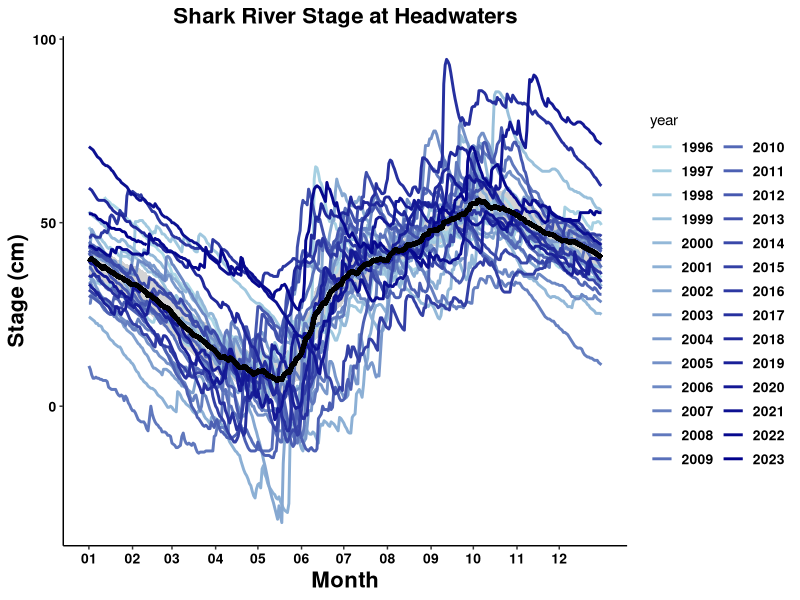
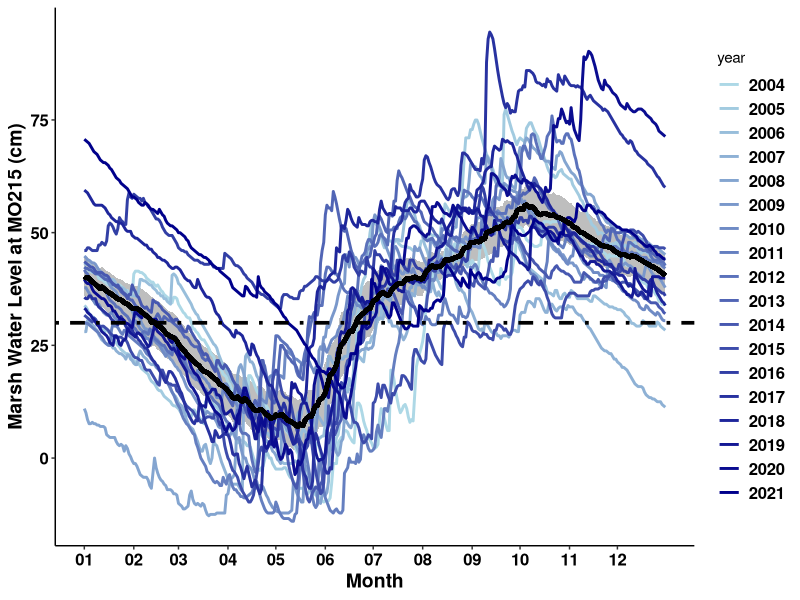
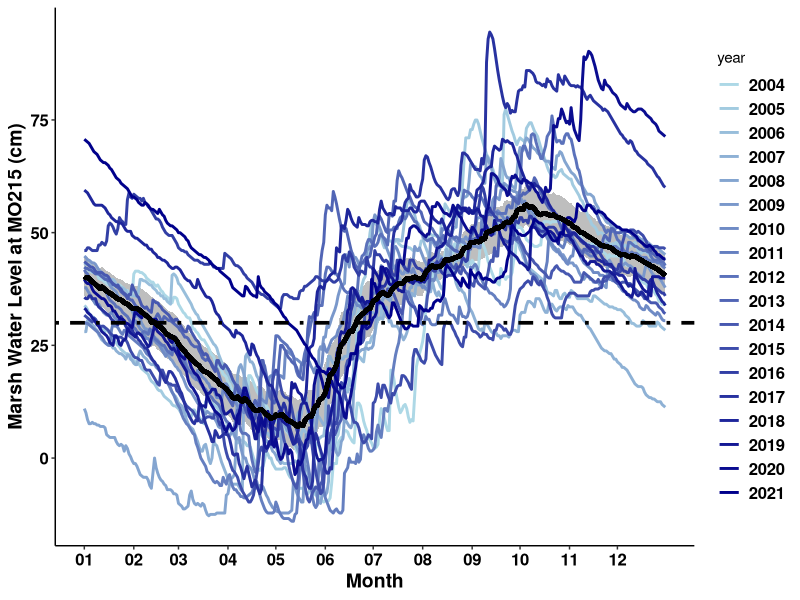

These figures' R source, in order: (Note: this script raises an error after producing the figures.)
## Modified by JM on 7/8/2020 for SR stage plotting

##-----------------------------------------------------------------------


setwd("D:/Dropbox/School Stuff/Grad School/Research/Hydrology/ConditionPaperPlots/")

#set up data by day and then the lines you want to visualize#
#JM Comment: Keep in to test with Jon's data
#BK <- read.csv('ExampleFromJonCody/BK_Salinity.csv')


#MO215
#MO215 <- read.csv("MO215_water_level_StageCorrectedCalc_02112023.csv")
MO215 <- read.csv("MO215_water_level_StageCorrectedCalc_02112023_CompleteTimeseries.csv")


library(tidyverse)
library(scales)
library(ggplot2)



#Add for either Bottle Creek or MO215, depending on what we do first#

MO215$day <- format(as.Date(MO215$Date, format='%m/%d/%Y'), format = '%m/%d')
MO215$year <- format(as.Date(MO215$Date, format='%m/%d/%Y'), format = '%Y')
str(MO215)


MO215 <- MO215 %>% filter(Stage_cm != 'NA')

MO215_mean <- MO215 %>% group_by(day) %>% summarize(mean_stage = mean(Stage_cm, na.rm = TRUE),
                                              sd_stage = sd(Stage_cm, na.rm = TRUE),
                                              n= n(),
                                              se_stage = sd_stage/sqrt(n),
                                              year = "1996-2020 Mean")
MO215_mean$Day <- as.Date(MO215_mean$day, format='%m/%d')
str(MO215_mean)

MO215_mean2 <- MO215_mean%>% 
  select(day, mean_stage, sd_stage, se_stage, n)

ForPlots <- merge(MO215, MO215_mean2)



##------------------------------------------------------------------------
##Graphing##

#col <- c("black", "steelblue1", "steelblue3", 'blue', 'navy')

str(ForPlots)
ForPlots$Date <- as.Date(ForPlots$Date, format='%m/%d/%Y')
ForPlots$day <- as.Date(ForPlots$day, format='%m/%d')
#ForPlots$year <- format(as.Date(ForPlots$Date, format='%m/%d/%Y'), format = '%Y')


library(RColorBrewer)
colo <- colorRampPalette(c("lightblue", "darkblue"))(28)

ForPlots1 <- ForPlots

ForPlots1$year <- as.numeric(ForPlots1$year)
str(ForPlots1)
ForPlots_MAPyears <- subset(ForPlots1, ForPlots1$year >= 2004 & ForPlots1$year <= 20)


#MO215
# This is for every year 1996 -2023
ggplot(ForPlots)+
  geom_ribbon(aes(day, ymin = mean_stage - (1.96*sd_stage/sqrt(n)),
                  ymax = mean_stage + (1.96*sd_stage/sqrt(n)), group = year), fill="lightgrey", alpha = 0.6)+
  geom_line(aes(day, Stage_cm, group = year, col = year), size = 1.0)+
  scale_color_manual(values = colo) +
  geom_line(aes(day, mean_stage, group = year), color="black", size = 1.5)+
  labs(title = "Shark River Stage at Headwaters", x = "Month", y = "Stage (cm)") +
  theme_classic()+
  theme(axis.text = element_text(size = 10, color = "black", face = "bold"),
      legend.text = element_text(size = 10, color = "black", face = "bold"),
      axis.title = element_text(size = 16, face = "bold"), 
      plot.title = element_text(size = 16, face = "bold", hjust = 0.5))+
  scale_x_date(breaks = seq(as.Date("01/01", format = '%m/%d'),
                            as.Date("12/31", format = '%m/%d'), by = "1 month"),date_labels = "%m")
  

# This is just for MAP years
MAPYearPlots <- subset(ForPlots, ForPlots$year >= 2004 & ForPlots$year <= 2021)
colo1 <- colorRampPalette(c("lightblue", "darkblue"))(18)

PlottingHydroMAP <- ggplot(MAPYearPlots)+
  geom_ribbon(aes(day, ymin = mean_stage - (1.96*sd_stage/sqrt(n)),
                  ymax = mean_stage + (1.96*sd_stage/sqrt(n)), group = year), fill="gray", alpha = 0.6)+
  geom_line(aes(day, Stage_cm, group = year, col = year), size = 1.0)+
  scale_color_manual(values = colo1) +
  geom_line(aes(day, mean_stage, group = year), color="black", size = 1.5)+
  geom_hline(aes(yintercept = 30), linetype=4, size=1.25, color="black")+
#  labs(title = "Shark River Stage at Headwaters", x = "Month", y = "Stage (cm)") +
  labs(x = "Month", y = "Marsh Water Level at MO215 (cm)") +
  theme_classic()+
  theme(axis.text = element_text(size = 12, color = "black", face = "bold"),
        legend.text = element_text(size = 12, color = "black", face = "bold"),
        axis.title = element_text(size = 14, face = "bold"), 
        plot.title = element_text(size = 14, face = "bold", hjust = 0.5))+
  scale_x_date(breaks = seq(as.Date("01/01", format = '%m/%d'),
                            as.Date("12/31", format = '%m/%d'), by = "1 month"),date_labels = "%m")

ggsave(filename='MO215_Stage_ConditionPaper_02112023_Final2.pdf', plot=PlottingHydroMAP,
       scale = 1.2,
       width = 8,
       height = 4.5,
       units = c("in"),
       dpi = 300)



ggsave(filename = "MO215_Stage_ConditionPaper_02112023_Final.png", 
       units="in", width=8, height=4.5, 
       dpi=300)



# Below is pieces of old code for reference

labs(title = "Shark River Stage at Headwaters", x = "Month", y = "Stage (cm)")

  geom_ribbon(aes(ymin=mean_stage - se_stage , ymax=mean_stage + se_stage, x=day, fill = "slategray4"), alpha = 0.3)
  geom_ribbon(aes(day, ymin = mean_stage - (1.96*sd_stage/sqrt(n)),
                                  ymax = mean_stage + (1.96*sd_stage/sqrt(n))), fill="slategray4", alpha = 0.6)
  theme_classic()+
  geom_vline(aes(xintercept = as.integer(as.Date("2021-04-01"))), linetype=4, size=0.5, color="black")+
  geom_vline(aes(xintercept = as.integer(as.Date("2021-11-15"))), linetype=4, size=0.5, color="black")+
  geom_line(data = MO215_mean, aes(Day, mean_stage, colour = year), inherit.aes=F,
            size = 1.5)+
  geom_line(data = MO215_2012, aes(Day, Stage_cm, colour = year), inherit.aes=F,
            size = 1.0)+
  geom_line(data = MO215_2015, aes(Day, Stage_cm, colour = year), inherit.aes=F,
            size = 1.0)+  
  geom_line(data = MO215_2017, aes(Day, Stage_cm, colour = year), inherit.aes=F,
            size = 1.0)+
  geom_line(data = MO215_2019, aes(Day, Stage_cm, colour = year), inherit.aes=F,
            size = 1.0)+
  scale_y_continuous(breaks=seq(-10,100,10), limits = c(-10,100))+
  scale_x_date(breaks = seq(as.Date("2020-01-01"),
                            as.Date("2020-12-31"), by = "1 month"),date_labels = "%b")+
  labs(title = "Shark River Stage at Headwaters", x = "Month", y = "Stage (cm)")+
  scale_colour_manual(values= col,
                      name="Year", 
                      breaks=c("1996-2020 Mean", "2012", "2015", "2017", "2019"), 
                      labels = c("1996-2020 Mean","2012", "2015", "2017", "2019"))+
  theme(axis.text = element_text(size = 10, color = "black", face = "bold"),
        legend.text = element_text(size = 10, color = "black", face = "bold"),
        axis.title = element_text(size = 16, face = "bold"), 
        plot.title = element_text(size = 16, face = "bold", hjust = 0.5))



ggsave(filename = "MO215_Stage_AFSBaltimore_10302021_HighMigrationYears_Final.png", 
       units="in", width=10, height=4.5, 
       dpi=300)










